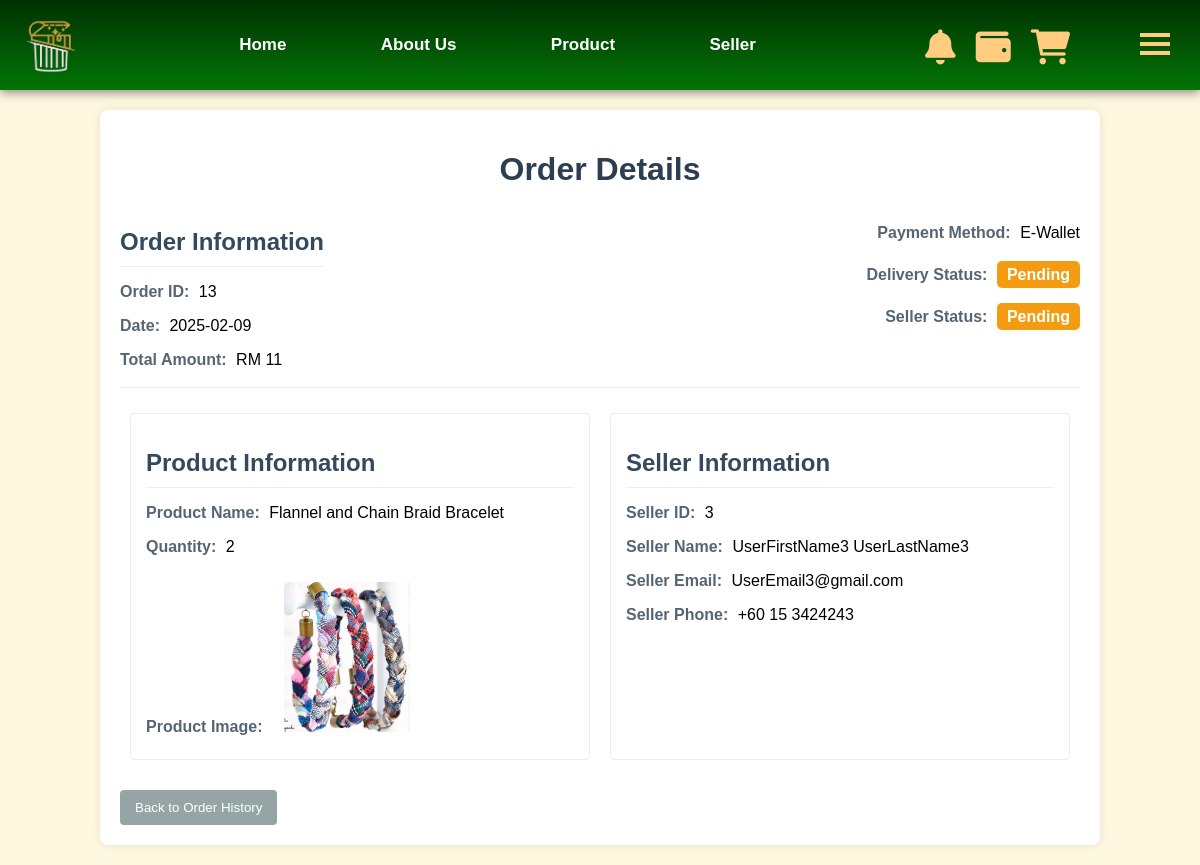
The app's page /user/order_details/13 (signed in) with its own data.
### tables this page shows
CREATE TABLE orders (
        id INTEGER PRIMARY KEY AUTOINCREMENT,
        buyer_id INTEGER NOT NULL,
        product_id INTEGER NOT NULL, 
        quantity INTEGER NOT NULL,
        date DATE NOT NULL,
        payment_method TEXT NOT NULL,
        delivery_status TEXT DEFAULT 'Pending',
        seller_status TEXT DEFAULT 'Pending',
        total_amount DECIMAL(10,2) NOT NULL,
        FOREIGN KEY (buyer_id) REFERENCES user(pid) ON DELETE CASCADE ON UPDATE CASCADE
        FOREIGN KEY (product_id) REFERENCES products(id) 
    );

CREATE TABLE products (
        id INTEGER PRIMARY KEY AUTOINCREMENT,
        name TEXT NOT NULL,
        category TEXT NOT NULL,
        description TEXT,
        price DECIMAL(10, 2) NOT NULL,
        quantity INTEGER NOT NULL,
        condition TEXT NOT NULL,
        seller_id TEXT NOT NULL,
        image_path TEXT,
        video_path TEXT,
        FOREIGN KEY (seller_id) REFERENCES sellers(id) ON DELETE CASCADE
    );

CREATE TABLE sellers (
        id INTEGER NOT NULL,
        name TEXT NOT NULL,
        email TEXT UNIQUE NOT NULL,
        phone_number TEXT NOT NULL,
        FOREIGN KEY (id) REFERENCES user(pid) ON DELETE CASCADE ON UPDATE CASCADE
    );

### user_feature.py (the view, shortened to what this page needs)
@user_blueprint.route('/order_details/<int:order_id>', methods=['GET'])
def order_details(order_id):
    buyer_id = session.get("buyer_id")
    if not buyer_id:
        flash("You must be logged in to view order details.", "error")
        return redirect(url_for("login"))
    con = get_connect_db()
    cur = con.cursor()
    order = cur.execute("""
            SELECT
                o.id as order_id,
                o.buyer_id,
                o.product_id,
                o.quantity as order_quantity,
                o.date,
                o.total_amount,
                o.delivery_status,
                o.seller_status,
                o.payment_method,
                p.name as product_name,
                p.image_path as product_image_path,
                p.seller_id,
                s.name as seller_name,
                s.email as seller_email,
                s.phone_number as seller_phone
            FROM orders o
            JOIN products p ON o.product_id = p.id
            LEFT JOIN sellers s ON p.seller_id = s.id
            WHERE o.id = ? AND o.buyer_id = ?
        """, (order_id, buyer_id)).fetchone()
    try:
        int(order['seller_id'])
    except (ValueError, TypeError):
        order = dict(order) # Convert to dictionary so that we can assign new key:value
        order['seller_name'] = "Admin's Choice"
        order['seller_email'] = "support@trashandtreasure.com" # Added dummy admin email
        order['seller_phone'] = "+1 (800) 123-4567" # Added dummy admin phone
    return render_template("order_details.html", order=order)

### db.py (called while the page is built)
def get_connect_db():
    conn = sqlite3.connect(DATABASE_PATH)
    conn.row_factory = sqlite3.Row
    return conn

def get_unread_notification_count():
    user_id = session.get("buyer_id") or session.get("user_id")
    if not user_id:
        return 0
    con = get_connect_db()
    cur = con.cursor()
    unread_count = cur.execute("SELECT COUNT(*) FROM notification WHERE user_id = ? AND is_read = 0", (user_id,)).fetchone()[0]
    con.close()
    return unread_count

### web.py (called while the page is built)
@app.after_request
def add_header(response):
    response.headers["Cache-Control"] = "no-store, no-cache, must-revalidate, post-check=0, pre-check=0, max-age=0"
    response.headers["Pragma"] = "no-cache"
    response.headers["Expires"] = "0"
    return response

### templates/order_details.html (shortened to what this page needs)
{% extends "index.html" %}
{% block content %}
<link rel="stylesheet" href="/static/order_details.css">
<div class="order-details-container">
    <h1>Order Details</h1>
     <section class="order-header">
       <div class="order-info-header">
            <h2>Order Information</h2>
           <p><strong>Order ID:</strong> {{ order.order_id }}</p>
           <p><strong>Date:</strong> {{ order.date }}</p>
           <p><strong>Total Amount:</strong> RM {{ order.total_amount }}</p>
       </div>
          <div class="order-status">
            <p><strong>Payment Method:</strong> {{order.payment_method}} </p>
            <p><strong>Delivery Status:</strong> <span class="delivery-status {{ order.delivery_status.lower() }}">{{ order.delivery_status }}</span></p>
               <p><strong>Seller Status:</strong> <span class="seller-status {{ order.seller_status.lower() }}">{{order.seller_status}}</span></p>
          </div>
     </section>
    <div class="content-container">
        <section class="buyer-product-info">
            <div class="product-info">
                <h2>Product Information</h2>
                    <p><strong>Product Name:</strong> {{ order.product_name }}</p>
                    <p><strong>Quantity:</strong> {{ order.order_quantity }}</p>
                    <p><strong>Product Image:</strong> <img class="product-image" src="{{ order.product_image_path }}" alt="{{ order.product_name }}"></p>
            </div>
             <section class="seller-info">
                    <h2>Seller Information</h2>
                        <p><strong>Seller ID:</strong> {{ order.seller_id }}</p>
                        <p><strong>Seller Name:</strong> {{ order.seller_name }}</p>
                        <p><strong>Seller Email:</strong> {{ order.seller_email }}</p>
                        <p><strong>Seller Phone:</strong> {{ order.seller_phone }}</p>
            </section>
       </section>
    </div>
       <button class="back-button" onclick="window.location.href='{{url_for("user_orders")}}'">Back to Order History</button>
</div>
{% endblock %}

### static/navi.css (style rules this page uses)
body { margin: 0; padding: 0; font-family: 'Franklin Gothic Medium', 'Arial Narrow', Arial, sans-serif; scroll-behavior: smooth; background-color: #fff8e1; }
html { scroll-behavior: smooth; }
.content-container { display: flex; flex-direction: column; width: 100%; min-height: 90%; box-sizing: border-box; animation: fadeIn 0.5s ease; }

### static/order_details.css (style rules this page uses)
.order-details-container { margin: 20px 100px; background: #fff; padding: 20px; border-radius: 8px; box-shadow: 0 0 10px rgba(0, 0, 0, 0.1); }
.order-header { display: flex; justify-content: space-between; align-items: flex-start; border-bottom: 1px solid #eee; padding-bottom: 10px; margin-bottom: 15px; }
.order-status { display: flex; flex-direction: column; align-items: flex-end; }
h1 { text-align: center; margin-bottom: 20px; color: #2c3e50; }
.order-details-container h2 { border-bottom: 1px solid #eee; padding-bottom: 10px; margin-bottom: 15px; color: #34495e; }
.buyer-product-info { display: flex; justify-content: space-between; flex-basis: calc(100% - 20px); margin: 10px; }
.product-info { flex: 1; padding: 15px; border: 1px solid #eee; border-radius: 4px; margin-right: 10px; }
.seller-info { flex: 1; padding: 15px; border: 1px solid #eee; border-radius: 4px; margin-left: 10px; }
.product-image { width: 150px; height: 150px; object-fit: contain; border-radius: 4px; margin-top: 10px; }
.order-details-container p { margin-bottom: 8px; }
.order-details-container strong { font-weight: bold; color: #566573; margin-right: 5px; }
.back-button { display: block; background-color: #95a5a6; color: #fff; border: none; padding: 10px 15px; border-radius: 4px; cursor: pointer; text-align: center; text-decoration: none; transition: background-color 0.3s ease; margin-top: 20px; }
.delivery-status { padding: 5px 10px; border-radius: 5px; font-weight: bold; color: #fff; }
.delivery-status.pending { background-color: #f39c12; }
.seller-status { padding: 5px 10px; border-radius: 5px; font-weight: bold; color: #fff; }
.seller-status.pending { background-color: #f39c12; }

### records on screen
orders: order_id "13", date "2025-02-09", total_amount "11", payment_method "E-Wallet", delivery_status "Pending", seller_status "Pending", order_quantity "2"
products: product_name "Flannel and Chain Braid Bracelet", product_image_path (picture), seller_id "3"
sellers: seller_name "UserFirstName3 UserLastName3", seller_email "UserEmail3@gmail.com", seller_phone "+60 15 3424243"
